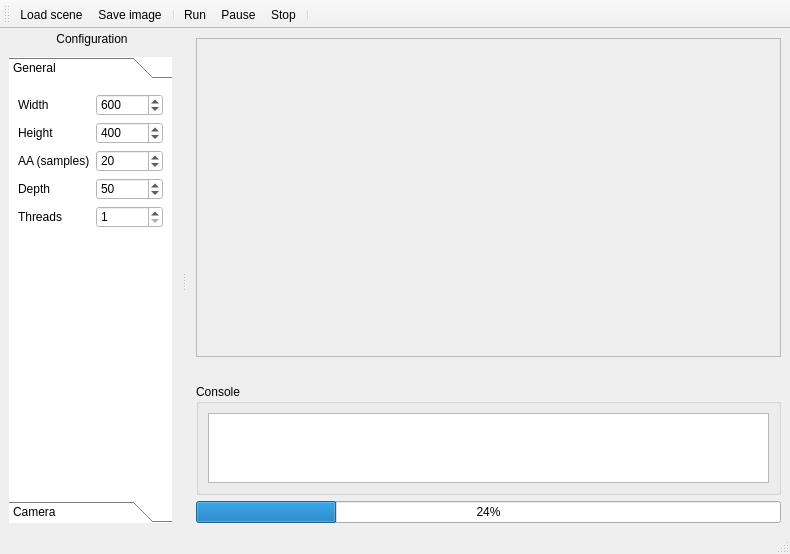
<?xml version="1.0" encoding="UTF-8"?>
<ui version="4.0">
 <class>FrayjaGUIClass</class>
 <widget class="QMainWindow" name="FrayjaGUIClass">
  <property name="geometry">
   <rect>
    <x>0</x>
    <y>0</y>
    <width>790</width>
    <height>554</height>
   </rect>
  </property>
  <property name="windowTitle">
   <string>Frayja</string>
  </property>
  <widget class="QWidget" name="centralwidget">
   <property name="cursor">
    <cursorShape>ArrowCursor</cursorShape>
   </property>
   <layout class="QGridLayout" name="gridLayout" rowstretch="15,1,2,1">
    <item row="0" column="0">
     <widget class="QScrollArea" name="scrollArea">
      <property name="widgetResizable">
       <bool>true</bool>
      </property>
      <widget class="QWidget" name="scrollAreaWidgetContents">
       <property name="geometry">
        <rect>
         <x>0</x>
         <y>0</y>
         <width>621</width>
         <height>337</height>
        </rect>
       </property>
       <layout class="QGridLayout" name="gridLayout_7">
        <item row="0" column="0">
         <widget class="QLabel" name="mImage">
          <property name="text">
           <string/>
          </property>
         </widget>
        </item>
       </layout>
      </widget>
     </widget>
    </item>
    <item row="2" column="0">
     <widget class="QGroupBox" name="mConsoleGroup">
      <property name="title">
       <string>Console</string>
      </property>
      <layout class="QVBoxLayout" name="verticalLayout">
       <item>
        <widget class="QTextEdit" name="mConsole">
         <property name="textInteractionFlags">
          <set>Qt::NoTextInteraction</set>
         </property>
        </widget>
       </item>
      </layout>
     </widget>
    </item>
    <item row="3" column="0">
     <widget class="QProgressBar" name="mProgress">
      <property name="enabled">
       <bool>true</bool>
      </property>
      <property name="value">
       <number>24</number>
      </property>
     </widget>
    </item>
    <item row="1" column="0">
     <spacer name="verticalSpacer_2">
      <property name="orientation">
       <enum>Qt::Vertical</enum>
      </property>
      <property name="sizeHint" stdset="0">
       <size>
        <width>20</width>
        <height>40</height>
       </size>
      </property>
     </spacer>
    </item>
   </layout>
  </widget>
  <widget class="QMenuBar" name="menubar">
   <property name="geometry">
    <rect>
     <x>0</x>
     <y>0</y>
     <width>790</width>
     <height>20</height>
    </rect>
   </property>
  </widget>
  <widget class="QStatusBar" name="statusbar"/>
  <widget class="QDockWidget" name="dockWidget">
   <property name="minimumSize">
    <size>
     <width>150</width>
     <height>166</height>
    </size>
   </property>
   <property name="styleSheet">
    <string notr="true">::title {
	text-align: center
}</string>
   </property>
   <property name="features">
    <set>QDockWidget::DockWidgetMovable</set>
   </property>
   <property name="windowTitle">
    <string notr="true">Configuration</string>
   </property>
   <attribute name="dockWidgetArea">
    <number>1</number>
   </attribute>
   <widget class="QWidget" name="dockWidgetContents">
    <layout class="QGridLayout" name="gridLayout_2">
     <item row="0" column="0">
      <widget class="QToolBox" name="toolBox">
       <property name="layoutDirection">
        <enum>Qt::LeftToRight</enum>
       </property>
       <property name="autoFillBackground">
        <bool>false</bool>
       </property>
       <property name="styleSheet">
        <string notr="true">background-color: rgb(255, 255, 255);
border-color: rgb(108, 108, 108);</string>
       </property>
       <property name="frameShape">
        <enum>QFrame::NoFrame</enum>
       </property>
       <property name="frameShadow">
        <enum>QFrame::Plain</enum>
       </property>
       <widget class="QWidget" name="page_1">
        <property name="geometry">
         <rect>
          <x>0</x>
          <y>0</y>
          <width>136</width>
          <height>416</height>
         </rect>
        </property>
        <attribute name="label">
         <string>General</string>
        </attribute>
        <layout class="QGridLayout" name="gridLayout_3">
         <item row="3" column="1" colspan="2">
          <widget class="QSpinBox" name="mDepth">
           <property name="minimum">
            <number>1</number>
           </property>
           <property name="maximum">
            <number>100000</number>
           </property>
           <property name="value">
            <number>50</number>
           </property>
          </widget>
         </item>
         <item row="2" column="1" colspan="2">
          <widget class="QSpinBox" name="mSamples">
           <property name="minimum">
            <number>1</number>
           </property>
           <property name="maximum">
            <number>10000</number>
           </property>
           <property name="value">
            <number>20</number>
           </property>
          </widget>
         </item>
         <item row="0" column="0">
          <widget class="QLabel" name="label">
           <property name="text">
            <string>Width</string>
           </property>
          </widget>
         </item>
         <item row="2" column="0">
          <widget class="QLabel" name="label_9">
           <property name="text">
            <string>AA (samples)</string>
           </property>
          </widget>
         </item>
         <item row="5" column="1">
          <spacer name="verticalSpacer">
           <property name="orientation">
            <enum>Qt::Vertical</enum>
           </property>
           <property name="sizeHint" stdset="0">
            <size>
             <width>20</width>
             <height>40</height>
            </size>
           </property>
          </spacer>
         </item>
         <item row="0" column="1" colspan="2">
          <widget class="QSpinBox" name="mWidth">
           <property name="maximum">
            <number>1920</number>
           </property>
           <property name="value">
            <number>600</number>
           </property>
          </widget>
         </item>
         <item row="1" column="0">
          <widget class="QLabel" name="label_2">
           <property name="text">
            <string>Height</string>
           </property>
          </widget>
         </item>
         <item row="3" column="0">
          <widget class="QLabel" name="label_10">
           <property name="text">
            <string>Depth</string>
           </property>
          </widget>
         </item>
         <item row="1" column="1" colspan="2">
          <widget class="QSpinBox" name="mHeight">
           <property name="maximum">
            <number>1080</number>
           </property>
           <property name="value">
            <number>400</number>
           </property>
          </widget>
         </item>
         <item row="4" column="0">
          <widget class="QLabel" name="label_13">
           <property name="text">
            <string>Threads</string>
           </property>
          </widget>
         </item>
         <item row="4" column="1" colspan="2">
          <widget class="QSpinBox" name="mThreads">
           <property name="minimum">
            <number>1</number>
           </property>
           <property name="maximum">
            <number>100</number>
           </property>
           <property name="value">
            <number>1</number>
           </property>
          </widget>
         </item>
        </layout>
       </widget>
       <widget class="QWidget" name="page_2">
        <property name="geometry">
         <rect>
          <x>0</x>
          <y>0</y>
          <width>153</width>
          <height>416</height>
         </rect>
        </property>
        <attribute name="label">
         <string>Camera</string>
        </attribute>
        <layout class="QGridLayout" name="gridLayout_4">
         <item row="0" column="0" colspan="2">
          <widget class="QGroupBox" name="groupBox">
           <property name="title">
            <string>Position</string>
           </property>
           <layout class="QGridLayout" name="gridLayout_5">
            <item row="2" column="0">
             <widget class="QLabel" name="label_3">
              <property name="text">
               <string>X</string>
              </property>
             </widget>
            </item>
            <item row="4" column="1">
             <widget class="QDoubleSpinBox" name="mCamPosY">
              <property name="minimum">
               <double>-1000.000000000000000</double>
              </property>
              <property name="maximum">
               <double>1000.000000000000000</double>
              </property>
             </widget>
            </item>
            <item row="2" column="1">
             <widget class="QDoubleSpinBox" name="mCamPosX">
              <property name="minimum">
               <double>-1000.000000000000000</double>
              </property>
              <property name="maximum">
               <double>1000.000000000000000</double>
              </property>
             </widget>
            </item>
            <item row="4" column="0">
             <widget class="QLabel" name="label_4">
              <property name="text">
               <string>Y</string>
              </property>
             </widget>
            </item>
            <item row="5" column="0">
             <widget class="QLabel" name="label_5">
              <property name="text">
               <string>Z</string>
              </property>
             </widget>
            </item>
            <item row="5" column="1">
             <widget class="QDoubleSpinBox" name="mCamPosZ">
              <property name="minimum">
               <double>-1000.000000000000000</double>
              </property>
              <property name="maximum">
               <double>1000.000000000000000</double>
              </property>
             </widget>
            </item>
           </layout>
          </widget>
         </item>
         <item row="3" column="0">
          <widget class="QLabel" name="label_14">
           <property name="text">
            <string>Aperture</string>
           </property>
          </widget>
         </item>
         <item row="7" column="0">
          <spacer name="verticalSpacer_3">
           <property name="orientation">
            <enum>Qt::Vertical</enum>
           </property>
           <property name="sizeHint" stdset="0">
            <size>
             <width>20</width>
             <height>271</height>
            </size>
           </property>
          </spacer>
         </item>
         <item row="3" column="1">
          <widget class="QDoubleSpinBox" name="mAperture">
           <property name="decimals">
            <number>5</number>
           </property>
           <property name="maximum">
            <double>10000.000000000000000</double>
           </property>
           <property name="value">
            <double>0.010000000000000</double>
           </property>
          </widget>
         </item>
         <item row="1" column="0" colspan="2">
          <widget class="QGroupBox" name="groupBox_2">
           <property name="title">
            <string>Direction</string>
           </property>
           <layout class="QGridLayout" name="gridLayout_6">
            <item row="0" column="1">
             <widget class="QDoubleSpinBox" name="mCamDirX">
              <property name="minimum">
               <double>-1000.000000000000000</double>
              </property>
              <property name="maximum">
               <double>1000.000000000000000</double>
              </property>
             </widget>
            </item>
            <item row="0" column="0">
             <widget class="QLabel" name="label_6">
              <property name="text">
               <string>X</string>
              </property>
             </widget>
            </item>
            <item row="1" column="1">
             <widget class="QDoubleSpinBox" name="mCamDirY">
              <property name="minimum">
               <double>-1000.000000000000000</double>
              </property>
              <property name="maximum">
               <double>1000.000000000000000</double>
              </property>
             </widget>
            </item>
            <item row="1" column="0">
             <widget class="QLabel" name="label_7">
              <property name="text">
               <string>Y</string>
              </property>
             </widget>
            </item>
            <item row="2" column="0">
             <widget class="QLabel" name="label_8">
              <property name="text">
               <string>Z</string>
              </property>
             </widget>
            </item>
            <item row="2" column="1">
             <widget class="QDoubleSpinBox" name="mCamDirZ">
              <property name="minimum">
               <double>-1000.000000000000000</double>
              </property>
              <property name="maximum">
               <double>1000.000000000000000</double>
              </property>
              <property name="value">
               <double>-1.000000000000000</double>
              </property>
             </widget>
            </item>
           </layout>
          </widget>
         </item>
         <item row="4" column="0">
          <widget class="QLabel" name="label_11">
           <property name="text">
            <string>Focus distance</string>
           </property>
          </widget>
         </item>
         <item row="4" column="1">
          <widget class="QDoubleSpinBox" name="mDistToFocus">
           <property name="maximum">
            <double>10000.000000000000000</double>
           </property>
           <property name="value">
            <double>1.000000000000000</double>
           </property>
          </widget>
         </item>
         <item row="2" column="0">
          <widget class="QLabel" name="label_12">
           <property name="text">
            <string>FOV</string>
           </property>
          </widget>
         </item>
         <item row="2" column="1">
          <widget class="QDoubleSpinBox" name="mFov">
           <property name="maximum">
            <double>180.000000000000000</double>
           </property>
           <property name="value">
            <double>90.000000000000000</double>
           </property>
          </widget>
         </item>
        </layout>
       </widget>
      </widget>
     </item>
    </layout>
   </widget>
  </widget>
  <widget class="QToolBar" name="toolBar">
   <property name="windowTitle">
    <string>toolBar</string>
   </property>
   <attribute name="toolBarArea">
    <enum>TopToolBarArea</enum>
   </attribute>
   <attribute name="toolBarBreak">
    <bool>false</bool>
   </attribute>
   <addaction name="actionLoad"/>
   <addaction name="actionSave"/>
   <addaction name="separator"/>
   <addaction name="actionRun"/>
   <addaction name="actionPause"/>
   <addaction name="actionStop"/>
   <addaction name="separator"/>
  </widget>
  <action name="actionRun">
   <property name="text">
    <string>Run</string>
   </property>
  </action>
  <action name="actionPause">
   <property name="text">
    <string>Pause</string>
   </property>
  </action>
  <action name="actionStop">
   <property name="text">
    <string>Stop</string>
   </property>
  </action>
  <action name="actionLoad">
   <property name="text">
    <string>Load scene</string>
   </property>
  </action>
  <action name="actionSave">
   <property name="text">
    <string>Save image</string>
   </property>
   <property name="toolTip">
    <string>Save image</string>
   </property>
  </action>
 </widget>
 <resources/>
 <connections/>
</ui>
